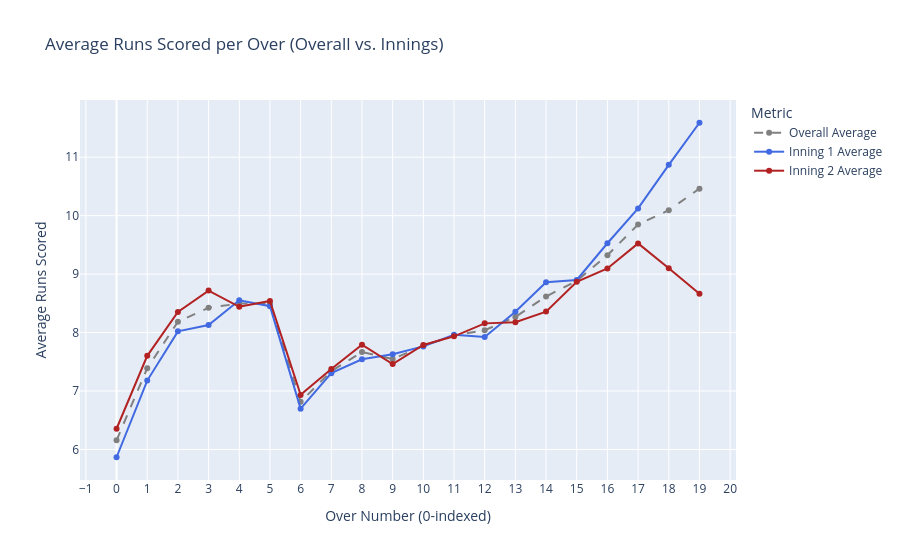
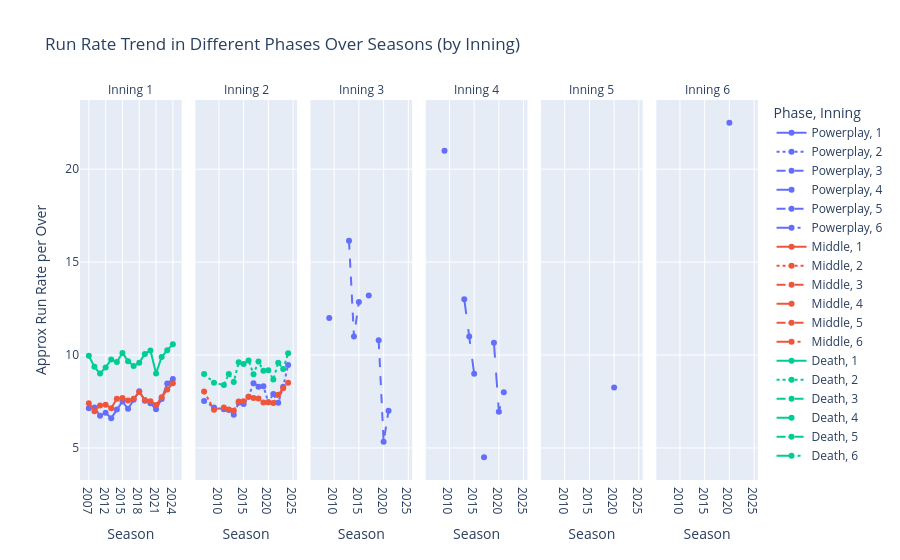

Notebook source saved alongside these figures, in order:
### Markdown cell above
### 9.3 Time Series Analysis: Runs per Over and Seasonal Trends

Analyzing how run-scoring patterns have evolved across 17 IPL seasons. This reveals the impact of rule changes, batting innovations, and ground conditions over time.

### Code cell
# --- 8.3 Time Series Analysis ---
print("\n8.3 Time Series Analysis (Runs per Over and Seasonal Trends)")

# Ensure 'deliveries_merged' is available from Section 4b
if 'deliveries_merged' in locals() and not deliveries_merged.empty:

    # --- Analysis 1: Average Runs per Over (Overall and by Innings) ---
    print("\nAnalyzing average runs per over...")
    # Group by match, inning, and over to get total runs in that specific over
    runs_per_over_inning = deliveries_merged.groupby(['match_id', 'inning', 'over'])['total_runs'].sum().reset_index()

    # Calculate overall average runs for each over number (0-19)
    avg_runs_per_over_overall = runs_per_over_inning.groupby('over')['total_runs'].mean()

    # Calculate average runs separately for first and second innings
    avg_runs_per_over_inning1 = runs_per_over_inning[runs_per_over_inning['inning'] == 1].groupby('over')['total_runs'].mean()
    avg_runs_per_over_inning2 = runs_per_over_inning[runs_per_over_inning['inning'] == 2].groupby('over')['total_runs'].mean()

    # Create a combined plot
    fig_ts_innings = go.Figure()

    # Add Overall Trace
    if not avg_runs_per_over_overall.empty:
        fig_ts_innings.add_trace(go.Scatter(
            x=avg_runs_per_over_overall.index,
            y=avg_runs_per_over_overall.values,
            mode='lines+markers', name='Overall Average', line=dict(color='grey', dash='dash')
        ))

    # Add Inning 1 Trace
    if not avg_runs_per_over_inning1.empty:
        fig_ts_innings.add_trace(go.Scatter(
            x=avg_runs_per_over_inning1.index,
            y=avg_runs_per_over_inning1.values,
            mode='lines+markers', name='Inning 1 Average', line=dict(color='royalblue')
        ))

    # Add Inning 2 Trace
    if not avg_runs_per_over_inning2.empty:
        fig_ts_innings.add_trace(go.Scatter(
            x=avg_runs_per_over_inning2.index,
            y=avg_runs_per_over_inning2.values,
            mode='lines+markers', name='Inning 2 Average', line=dict(color='firebrick')
        ))

    # Update layout for clarity
    fig_ts_innings.update_layout(
        title='Average Runs Scored per Over (Overall vs. Innings)',
        xaxis_title='Over Number (0-indexed)',
        yaxis_title='Average Runs Scored',
        xaxis=dict(tickmode='linear'), # Ensure x-axis treats over number numerically
        legend_title_text='Metric'
    )
    fig_ts_innings.show()


    # --- Analysis 2: Trend of Runs in Key Phases Over Seasons ---
    # Requires 'season_year' from the merge
    if 'season_year' in deliveries_merged.columns:
        print("\nAnalyzing run rate trends in key phases over seasons...")

        # Define phases (example: Powerplay 0-5, Middle 6-14, Death 15-19)
        deliveries_merged['phase'] = pd.cut(
            deliveries_merged['over'],
            bins=[-1, 5, 14, 19],          # Bins: (-1, 5], (5, 14], (14, 19]
            labels=['Powerplay', 'Middle', 'Death']
        )

        # Calculate average runs per ball (run rate) in each phase per season
        # Group by season, phase, and inning first
        phase_data = deliveries_merged.groupby(['season_year', 'phase', 'inning'])['total_runs'].agg(['sum', 'count']).reset_index()
        # Calculate runs per ball (count includes all deliveries in that phase)
        phase_data['runs_per_ball'] = phase_data['sum'] / phase_data['count']
        phase_data['run_rate_per_over'] = phase_data['runs_per_ball'] * 6 # Approximate run rate

        # Plot the trend for each phase (separating innings)
        fig_phase_trend = px.line(
            phase_data.sort_values(['season_year', 'inning', 'phase']),
            x='season_year',
            y='run_rate_per_over',
            color='phase',          # Color lines by phase
            line_dash='inning',     # Dash lines by inning (requires inning as string/category)
            markers=True,
            facet_col='inning',     # Optional: Separate plots for each inning
            labels={'season_year': 'Season', 'run_rate_per_over': 'Approx Run Rate per Over', 'phase':'Phase', 'inning':'Inning'},
            title='Run Rate Trend in Different Phases Over Seasons (by Inning)'
        )
        fig_phase_trend.update_layout(xaxis={'type': 'category'}) # Treat year as category
        fig_phase_trend.for_each_annotation(lambda a: a.update(text=f"Inning {a.text.split('=')[-1]}")) # Clean up facet titles
        fig_phase_trend.show()

    else:
        print("\nSkipping seasonal trend analysis as 'season_year' is not available in deliveries data.")

else:
    print("\nSkipping Time Series Analysis as 'deliveries_merged' data is not available.")

### Figure 1 — Plotly figure (JSON) as saved in the notebook; plotly's stock layout.template omitted (floating-point values rounded to 4 significant figures)
{"data": [{"line": {"color": "grey", "dash": "dash"}, "mode": "lines+markers", "name": "Overall Average", "x": [0, 1, 2, 3, 4, 5, 6, 7, 8, 9, 10, 11, 12, 13, 14, 15, 16, 17, 18, 19], "y": [6.157, 7.39, 8.186, 8.424, 8.497, 8.495, 6.816, 7.341, 7.668, 7.546, 7.775, 7.95, 8.04, 8.267, 8.618, 8.885, 9.324, 9.848, 10.09, 10.46], "type": "scatter"}, {"line": {"color": "royalblue"}, "mode": "lines+markers", "name": "Inning 1 Average", "x": [0, 1, 2, 3, 4, 5, 6, 7, 8, 9, 10, 11, 12, 13, 14, 15, 16, 17, 18, 19], "y": [5.868, 7.179, 8.021, 8.131, 8.552, 8.451, 6.699, 7.306, 7.543, 7.63, 7.764, 7.963, 7.925, 8.355, 8.862, 8.9, 9.528, 10.12, 10.87, 11.59], "type": "scatter"}, {"line": {"color": "firebrick"}, "mode": "lines+markers", "name": "Inning 2 Average", "x": [0, 1, 2, 3, 4, 5, 6, 7, 8, 9, 10, 11, 12, 13, 14, 15, 16, 17, 18, 19], "y": [6.355, 7.603, 8.352, 8.719, 8.441, 8.54, 6.934, 7.376, 7.794, 7.461, 7.787, 7.936, 8.157, 8.177, 8.358, 8.868, 9.097, 9.525, 9.101, 8.664], "type": "scatter"}], "layout": {"xaxis": {"title": {"text": "Over Number (0-indexed)"}, "tickmode": "linear"}, "legend": {"title": {"text": "Metric"}}, "title": {"text": "Average Runs Scored per Over (Overall vs. Innings)"}, "yaxis": {"title": {"text": "Average Runs Scored"}}}}

### Figure 2 — Plotly figure (JSON) as saved in the notebook; plotly's stock layout.template omitted (floating-point values rounded to 4 significant figures)
{"data": [{"hovertemplate": "Phase=Powerplay<br>Inning=1<br>Season=%{x}<br>Approx Run Rate per Over=%{y}<extra></extra>", "legendgroup": "Powerplay, 1", "line": {"color": "#636efa", "dash": "solid"}, "marker": {"symbol": "circle"}, "mode": "lines+markers", "name": "Powerplay, 1", "orientation": "v", "showlegend": true, "x": [2007, 2009, 2011, 2012, 2013, 2014, 2015, 2016, 2017, 2018, 2019, 2020, 2021, 2022, 2023, 2024], "xaxis": "x", "y": [7.135, 7.182, 6.731, 6.894, 6.604, 7.075, 7.501, 7.11, 7.588, 8.056, 7.546, 7.408, 7.08, 7.64, 8.472, 8.711], "yaxis": "y", "type": "scatter"}, {"hovertemplate": "Phase=Powerplay<br>Inning=2<br>Season=%{x}<br>Approx Run Rate per Over=%{y}<extra></extra>", "legendgroup": "Powerplay, 2", "line": {"color": "#636efa", "dash": "dot"}, "marker": {"symbol": "circle"}, "mode": "lines+markers", "name": "Powerplay, 2", "orientation": "v", "showlegend": true, "x": [2007, 2009, 2011, 2012, 2013, 2014, 2015, 2016, 2017, 2018, 2019, 2020, 2021, 2022, 2023, 2024], "xaxis": "x2", "y": [7.531, 7.182, 7.082, 7.045, 6.783, 7.435, 7.368, 7.753, 8.487, 8.293, 8.32, 7.459, 7.902, 7.431, 8.298, 9.469], "yaxis": "y2", "type": "scatter"}, {"hovertemplate": "Phase=Powerplay<br>Inning=3<br>Season=%{x}<br>Approx Run Rate per Over=%{y}<extra></extra>", "legendgroup": "Powerplay, 3", "line": {"color": "#636efa", "dash": "dash"}, "marker": {"symbol": "circle"}, "mode": "lines+markers", "name": "Powerplay, 3", "orientation": "v", "showlegend": true, "x": [2007, 2009, 2011, 2012, 2013, 2014, 2015, 2016, 2017, 2018, 2019, 2020, 2021, 2022, 2023, 2024], "xaxis": "x3", "y": [NaN, 12.0, NaN, NaN, 16.15, 11.0, 12.86, NaN, 13.2, NaN, 10.8, 5.333, 7.0, NaN, NaN, NaN], "yaxis": "y3", "type": "scatter"}, {"hovertemplate": "Phase=Powerplay<br>Inning=4<br>Season=%{x}<br>Approx Run Rate per Over=%{y}<extra></extra>", "legendgroup": "Powerplay, 4", "line": {"color": "#636efa", "dash": "longdash"}, "marker": {"symbol": "circle"}, "mode": "lines+markers", "name": "Powerplay, 4", "orientation": "v", "showlegend": true, "x": [2007, 2009, 2011, 2012, 2013, 2014, 2015, 2016, 2017, 2018, 2019, 2020, 2021, 2022, 2023, 2024], "xaxis": "x4", "y": [NaN, 21.0, NaN, NaN, 13.0, 11.0, 9.0, NaN, 4.5, NaN, 10.67, 6.947, 8.0, NaN, NaN, NaN], "yaxis": "y4", "type": "scatter"}, {"hovertemplate": "Phase=Powerplay<br>Inning=5<br>Season=%{x}<br>Approx Run Rate per Over=%{y}<extra></extra>", "legendgroup": "Powerplay, 5", "line": {"color": "#636efa", "dash": "dashdot"}, "marker": {"symbol": "circle"}, "mode": "lines+markers", "name": "Powerplay, 5", "orientation": "v", "showlegend": true, "x": [2007, 2009, 2011, 2012, 2013, 2014, 2015, 2016, 2017, 2018, 2019, 2020, 2021, 2022, 2023, 2024], "xaxis": "x5", "y": [NaN, NaN, NaN, NaN, NaN, NaN, NaN, NaN, NaN, NaN, NaN, 8.25, NaN, NaN, NaN, NaN], "yaxis": "y5", "type": "scatter"}, {"hovertemplate": "Phase=Powerplay<br>Inning=6<br>Season=%{x}<br>Approx Run Rate per Over=%{y}<extra></extra>", "legendgroup": "Powerplay, 6", "line": {"color": "#636efa", "dash": "longdashdot"}, "marker": {"symbol": "circle"}, "mode": "lines+markers", "name": "Powerplay, 6", "orientation": "v", "showlegend": true, "x": [2007, 2009, 2011, 2012, 2013, 2014, 2015, 2016, 2017, 2018, 2019, 2020, 2021, 2022, 2023, 2024], "xaxis": "x6", "y": [NaN, NaN, NaN, NaN, NaN, NaN, NaN, NaN, NaN, NaN, NaN, 22.5, NaN, NaN, NaN, NaN], "yaxis": "y6", "type": "scatter"}, {"hovertemplate": "Phase=Middle<br>Inning=1<br>Season=%{x}<br>Approx Run Rate per Over=%{y}<extra></extra>", "legendgroup": "Middle, 1", "line": {"color": "#EF553B", "dash": "solid"}, "marker": {"symbol": "circle"}, "mode": "lines+markers", "name": "Middle, 1", "orientation": "v", "showlegend": true, "x": [2007, 2009, 2011, 2012, 2013, 2014, 2015, 2016, 2017, 2018, 2019, 2020, 2021, 2022, 2023, 2024], "xaxis": "x", "y": [7.41, 6.971, 7.291, 7.321, 7.138, 7.653, 7.693, 7.549, 7.653, 8.014, 7.585, 7.513, 7.31, 7.723, 8.142, 8.482], "yaxis": "y", "type": "scatter"}, {"hovertemplate": "Phase=Middle<br>Inning=2<br>Season=%{x}<br>Approx Run Rate per Over=%{y}<extra></extra>", "legendgroup": "Middle, 2", "line": {"color": "#EF553B", "dash": "dot"}, "marker": {"symbol": "circle"}, "mode": "lines+markers", "name": "Middle, 2", "orientation": "v", "showlegend": true, "x": [2007, 2009, 2011, 2012, 2013, 2014, 2015, 2016, 2017, 2018, 2019, 2020, 2021, 2022, 2023, 2024], "xaxis": "x2", "y": [8.036, 7.058, 7.183, 7.076, 7.005, 7.495, 7.515, 7.749, 7.689, 7.662, 7.445, 7.454, 7.415, 7.863, 8.217, 8.507], "yaxis": "y2", "type": "scatter"}, {"hovertemplate": "Phase=Middle<br>Inning=3<br>Season=%{x}<br>Approx Run Rate per Over=%{y}<extra></extra>", "legendgroup": "Middle, 3", "line": {"color": "#EF553B", "dash": "dash"}, "marker": {"symbol": "circle"}, "mode": "lines+markers", "name": "Middle, 3", "orientation": "v", "showlegend": true, "x": [2007, 2009, 2011, 2012, 2013, 2014, 2015, 2016, 2017, 2018, 2019, 2020, 2021, 2022, 2023, 2024], "xaxis": "x3", "y": [NaN, NaN, NaN, NaN, NaN, NaN, NaN, NaN, NaN, NaN, NaN, NaN, NaN, NaN, NaN, NaN], "yaxis": "y3", "type": "scatter"}, {"hovertemplate": "Phase=Middle<br>Inning=4<br>Season=%{x}<br>Approx Run Rate per Over=%{y}<extra></extra>", "legendgroup": "Middle, 4", "line": {"color": "#EF553B", "dash": "longdash"}, "marker": {"symbol": "circle"}, "mode": "lines+markers", "name": "Middle, 4", "orientation": "v", "showlegend": true, "x": [2007, 2009, 2011, 2012, 2013, 2014, 2015, 2016, 2017, 2018, 2019, 2020, 2021, 2022, 2023, 2024], "xaxis": "x4", "y": [NaN, NaN, NaN, NaN, NaN, NaN, NaN, NaN, NaN, NaN, NaN, NaN, NaN, NaN, NaN, NaN], "yaxis": "y4", "type": "scatter"}, {"hovertemplate": "Phase=Middle<br>Inning=5<br>Season=%{x}<br>Approx Run Rate per Over=%{y}<extra></extra>", "legendgroup": "Middle, 5", "line": {"color": "#EF553B", "dash": "dashdot"}, "marker": {"symbol": "circle"}, "mode": "lines+markers", "name": "Middle, 5", "orientation": "v", "showlegend": true, "x": [2007, 2009, 2011, 2012, 2013, 2014, 2015, 2016, 2017, 2018, 2019, 2020, 2021, 2022, 2023, 2024], "xaxis": "x5", "y": [NaN, NaN, NaN, NaN, NaN, NaN, NaN, NaN, NaN, NaN, NaN, NaN, NaN, NaN, NaN, NaN], "yaxis": "y5", "type": "scatter"}, {"hovertemplate": "Phase=Middle<br>Inning=6<br>Season=%{x}<br>Approx Run Rate per Over=%{y}<extra></extra>", "legendgroup": "Middle, 6", "line": {"color": "#EF553B", "dash": "longdashdot"}, "marker": {"symbol": "circle"}, "mode": "lines+markers", "name": "Middle, 6", "orientation": "v", "showlegend": true, "x": [2007, 2009, 2011, 2012, 2013, 2014, 2015, 2016, 2017, 2018, 2019, 2020, 2021, 2022, 2023, 2024], "xaxis": "x6", "y": [NaN, NaN, NaN, NaN, NaN, NaN, NaN, NaN, NaN, NaN, NaN, NaN, NaN, NaN, NaN, NaN], "yaxis": "y6", "type": "scatter"}, {"hovertemplate": "Phase=Death<br>Inning=1<br>Season=%{x}<br>Approx Run Rate per Over=%{y}<extra></extra>", "legendgroup": "Death, 1", "line": {"color": "#00cc96", "dash": "solid"}, "marker": {"symbol": "circle"}, "mode": "lines+markers", "name": "Death, 1", "orientation": "v", "showlegend": true, "x": [2007, 2009, 2011, 2012, 2013, 2014, 2015, 2016, 2017, 2018, 2019, 2020, 2021, 2022, 2023, 2024], "xaxis": "x", "y": [9.956, 9.366, 9.006, 9.333, 9.762, 9.627, 10.12, 9.671, 9.404, 9.591, 10.06, 10.25, 9.013, 9.893, 10.26, 10.58], "yaxis": "y", "type": "scatter"}, {"hovertemplate": "Phase=Death<br>Inning=2<br>Season=%{x}<br>Approx Run Rate per Over=%{y}<extra></extra>", "legendgroup": "Death, 2", "line": {"color": "#00cc96", "dash": "dot"}, "marker": {"symbol": "circle"}, "mode": "lines+markers", "name": "Death, 2", "orientation": "v", "showlegend": true, "x": [2007, 2009, 2011, 2012, 2013, 2014, 2015, 2016, 2017, 2018, 2019, 2020, 2021, 2022, 2023, 2024], "xaxis": "x2", "y": [8.984, 8.515, 8.39, 8.98, 8.553, 9.612, 9.524, 9.712, 8.962, 9.65, 9.149, 9.177, 8.681, 9.588, 9.245, 10.09], "yaxis": "y2", "type": "scatter"}, {"hovertemplate": "Phase=Death<br>Inning=3<br>Season=%{x}<br>Approx Run Rate per Over=%{y}<extra></extra>", "legendgroup": "Death, 3", "line": {"color": "#00cc96", "dash": "dash"}, "marker": {"symbol": "circle"}, "mode": "lines+markers", "name": "Death, 3", "orientation": "v", "showlegend": true, "x": [2007, 2009, 2011, 2012, 2013, 2014, 2015, 2016, 2017, 2018, 2019, 2020, 2021, 2022, 2023, 2024], "xaxis": "x3", "y": [NaN, NaN, NaN, NaN, NaN, NaN, NaN, NaN, NaN, NaN, NaN, NaN, NaN, NaN, NaN, NaN], "yaxis": "y3", "type": "scatter"}, {"hovertemplate": "Phase=Death<br>Inning=4<br>Season=%{x}<br>Approx Run Rate per Over=%{y}<extra></extra>", "legendgroup": "Death, 4", "line": {"color": "#00cc96", "dash": "longdash"}, "marker": {"symbol": "circle"}, "mode": "lines+markers", "name": "Death, 4", "orientation": "v", "showlegend": true, "x": [2007, 2009, 2011, 2012, 2013, 2014, 2015, 2016, 2017, 2018, 2019, 2020, 2021, 2022, 2023, 2024], "xaxis": "x4", "y": [NaN, NaN, NaN, NaN, NaN, NaN, NaN, NaN, NaN, NaN, NaN, NaN, NaN, NaN, NaN, NaN], "yaxis": "y4", "type": "scatter"}, {"hovertemplate": "Phase=Death<br>Inning=5<br>Season=%{x}<br>Approx Run Rate per Over=%{y}<extra></extra>", "legendgroup": "Death, 5", "line": {"color": "#00cc96", "dash": "dashdot"}, "marker": {"symbol": "circle"}, "mode": "lines+markers", "name": "Death, 5", "orientation": "v", "showlegend": true, "x": [2007, 2009, 2011, 2012, 2013, 2014, 2015, 2016, 2017, 2018, 2019, 2020, 2021, 2022, 2023, 2024], "xaxis": "x5", "y": [NaN, NaN, NaN, NaN, NaN, NaN, NaN, NaN, NaN, NaN, NaN, NaN, NaN, NaN, NaN, NaN], "yaxis": "y5", "type": "scatter"}, {"hovertemplate": "Phase=Death<br>Inning=6<br>Season=%{x}<br>Approx Run Rate per Over=%{y}<extra></extra>", "legendgroup": "Death, 6", "line": {"color": "#00cc96", "dash": "longdashdot"}, "marker": {"symbol": "circle"}, "mode": "lines+markers", "name": "Death, 6", "orientation": "v", "showlegend": true, "x": [2007, 2009, 2011, 2012, 2013, 2014, 2015, 2016, 2017, 2018, 2019, 2020, 2021, 2022, 2023, 2024], "xaxis": "x6", "y": [NaN, NaN, NaN, NaN, NaN, NaN, NaN, NaN, NaN, NaN, NaN, NaN, NaN, NaN, NaN, NaN], "yaxis": "y6", "type": "scatter"}], "layout": {"xaxis": {"anchor": "y", "domain": [0, 0.15], "title": {"text": "Season"}, "type": "category"}, "yaxis": {"anchor": "x", "domain": [0, 1], "title": {"text": "Approx Run Rate per Over"}}, "xaxis2": {"anchor": "y2", "domain": [0.17, 0.32], "matches": "x", "title": {"text": "Season"}}, "yaxis2": {"anchor": "x2", "domain": [0, 1], "matches": "y", "showticklabels": false}, "xaxis3": {"anchor": "y3", "domain": [0.34, 0.49], "matches": "x", "title": {"text": "Season"}}, "yaxis3": {"anchor": "x3", "domain": [0, 1], "matches": "y", "showticklabels": false}, "xaxis4": {"anchor": "y4", "domain": [0.51, 0.66], "matches": "x", "title": {"text": "Season"}}, "yaxis4": {"anchor": "x4", "domain": [0, 1], "matches": "y", "showticklabels": false}, "xaxis5": {"anchor": "y5", "domain": [0.68, 0.83], "matches": "x", "title": {"text": "Season"}}, "yaxis5": {"anchor": "x5", "domain": [0, 1], "matches": "y", "showticklabels": false}, "xaxis6": {"anchor": "y6", "domain": [0.85, 1], "matches": "x", "title": {"text": "Season"}}, "yaxis6": {"anchor": "x6", "domain": [0, 1], "matches": "y", "showticklabels": false}, "annotations": [{"font": {}, "showarrow": false, "text": "Inning 1", "x": 0.075, "xanchor": "center", "xref": "paper", "y": 1, "yanchor": "bottom", "yref": "paper"}, {"font": {}, "showarrow": false, "text": "Inning 2", "x": 0.245, "xanchor": "center", "xref": "paper", "y": 1, "yanchor": "bottom", "yref": "paper"}, {"font": {}, "showarrow": false, "text": "Inning 3", "x": 0.415, "xanchor": "center", "xref": "paper", "y": 1, "yanchor": "bottom", "yref": "paper"}, {"font": {}, "showarrow": false, "text": "Inning 4", "x": 0.585, "xanchor": "center", "xref": "paper", "y": 1, "yanchor": "bottom", "yref": "paper"}, {"font": {}, "showarrow": false, "text": "Inning 5", "x": 0.755, "xanchor": "center", "xref": "paper", "y": 1, "yanchor": "bottom", "yref": "paper"}, {"font": {}, "showarrow": false, "text": "Inning 6", "x": 0.925, "xanchor": "center", "xref": "paper", "y": 1, "yanchor": "bottom", "yref": "paper"}], "legend": {"title": {"text": "Phase, Inning"}, "tracegroupgap": 0}, "title": {"text": "Run Rate Trend in Different Phases Over Seasons (by Inning)"}}}
